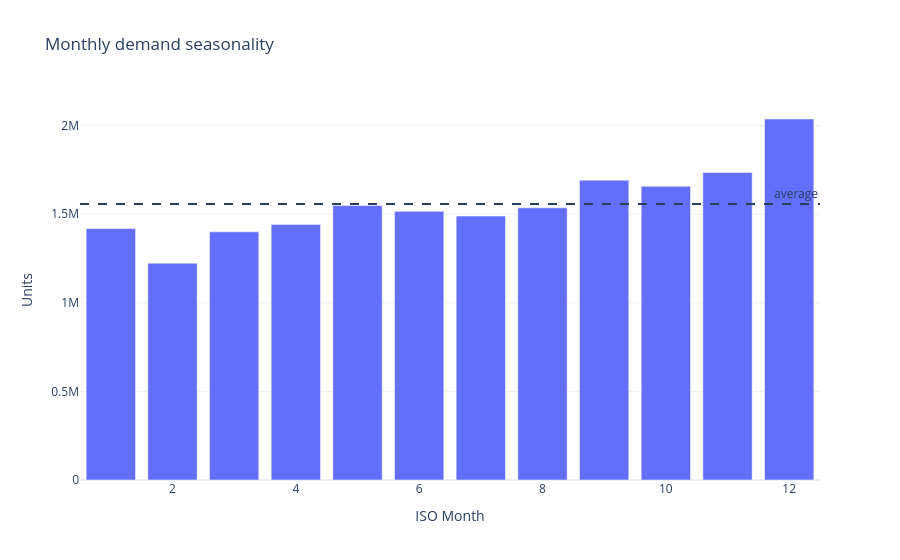

This figure's notebook cell:
### Code cell
wk_month = calendar[['year_week', 'month']].drop_duplicates('year_week')
m = weekly.merge(wk_month, on='year_week', how='left')
monthly = m.groupby('month')['units_sold'].sum().sort_index()
avg = monthly.mean()

fig = px.bar(x=monthly.index, y=monthly.values,
             labels={'x': 'ISO Month', 'y': 'Units'},
             title='Monthly demand seasonality')
fig.add_hline(y=avg, line_dash='dash', annotation_text='average')
fig.update_layout(template='plotly_white')
fig.show()

zero_share = (weekly['units_sold'] == 0).mean()
print(f'Zero-demand SKU-weeks: {zero_share:.2%}')

### Figure 1 — Plotly figure (JSON) as saved in the notebook; plotly's stock layout.template omitted (floating-point values rounded to 4 significant figures)
{"data": [{"hovertemplate": "ISO Month=%{x}<br>Units=%{y}<extra></extra>", "legendgroup": "", "marker": {"color": "#636efa", "pattern": {"shape": ""}}, "name": "", "orientation": "v", "showlegend": false, "textposition": "auto", "type": "bar", "x": [1, 2, 3, 4, 5, 6, 7, 8, 9, 10, 11, 12], "xaxis": "x", "y": [1418951, 1223965, 1400608, 1442369, 1549015, 1516508, 1489674, 1536091, 1692086, 1658370, 1735780, 2037489], "yaxis": "y"}], "layout": {"annotations": [{"showarrow": false, "text": "average", "x": 1, "xanchor": "right", "xref": "x domain", "y": 1558000.0, "yanchor": "bottom", "yref": "y"}], "barmode": "relative", "legend": {"tracegroupgap": 0}, "shapes": [{"line": {"dash": "dash"}, "type": "line", "x0": 0, "x1": 1, "xref": "x domain", "y0": 1558000.0, "y1": 1558000.0, "yref": "y"}], "title": {"text": "Monthly demand seasonality"}, "xaxis": {"anchor": "y", "domain": [0, 1], "title": {"text": "ISO Month"}}, "yaxis": {"anchor": "x", "domain": [0, 1], "title": {"text": "Units"}}}}
